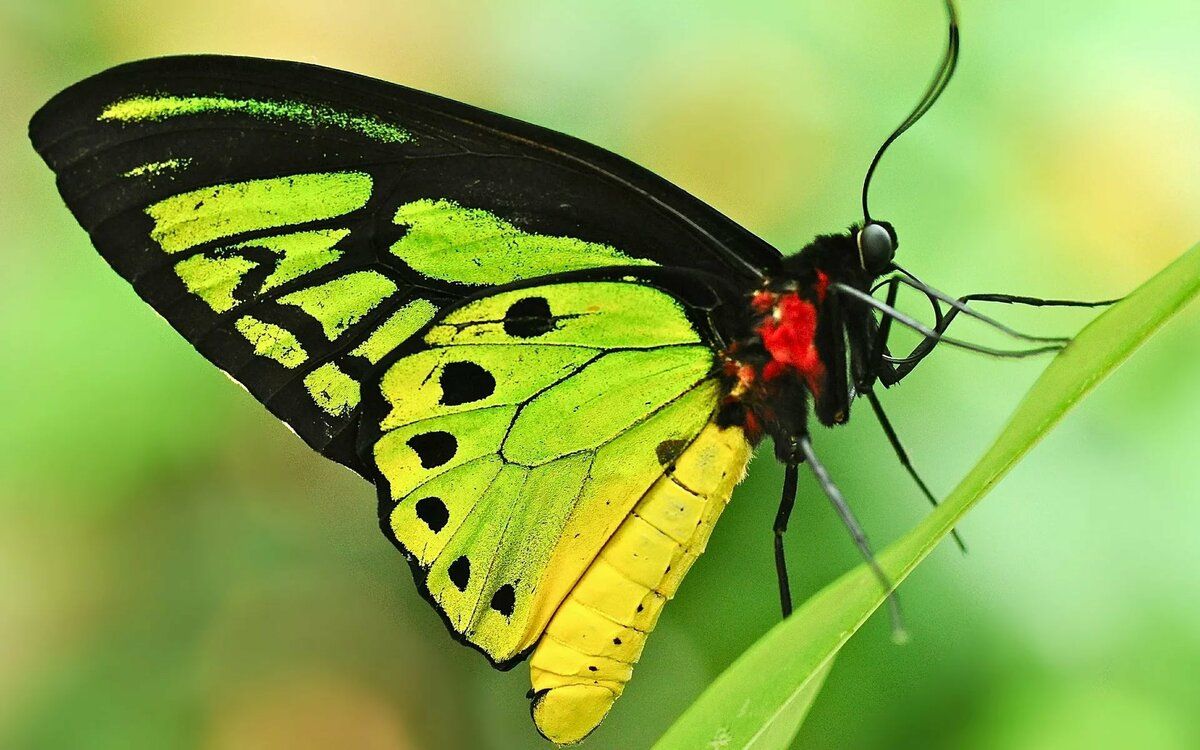
#> input picture butterfly.jpg, 1200 x 750 px
$ jupyter execute Edge_Detection.ipynb
#> lines starting #> are read from the running program, lines starting #| are printed output that depends on the picture
[cell 1]
import numpy as np
import cv2
from matplotlib import pyplot as plt

[cell 2]
# Load the image in gray scale ("0")
img = cv2.imread('butterfly.jpg',0)
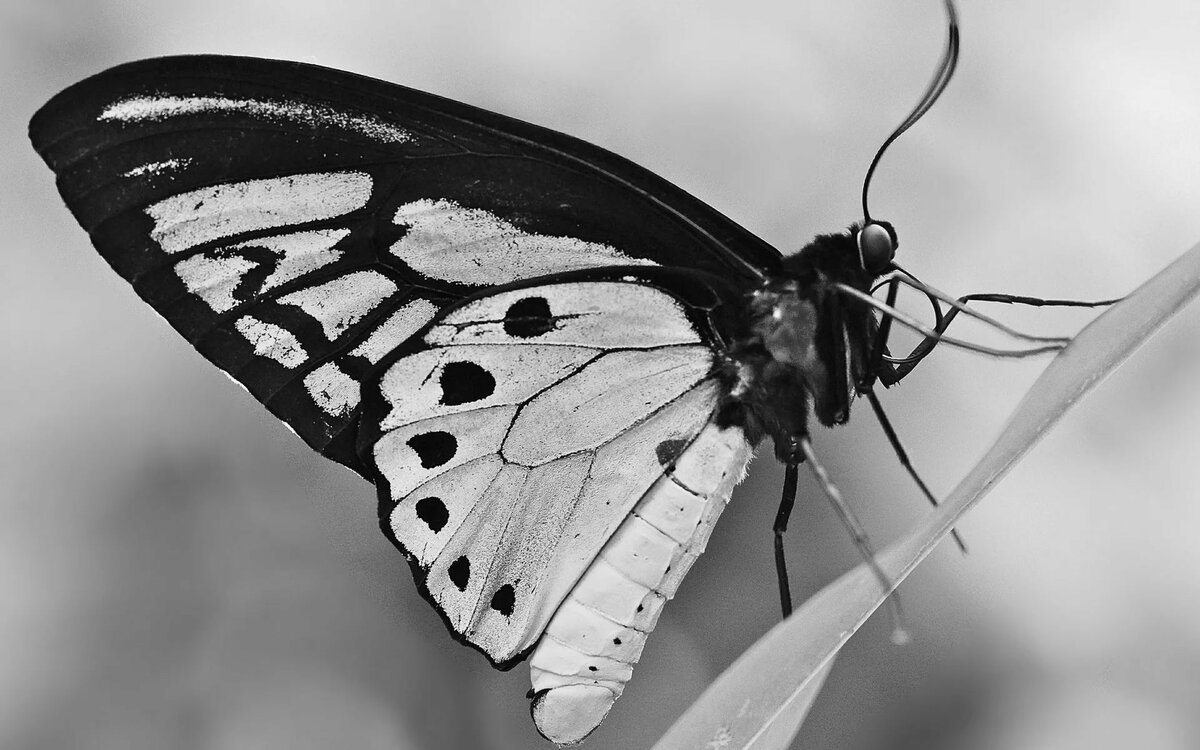
#> img: shape (750, 1200); min 0, max 255, mean 146.1

[cell 3]
# Open the image
cv2.imshow('image',img)
cv2.waitKey(0)
cv2.destroyAllWindows()

[cell 4]
# Contours
edges=cv2.Canny(img,90,200)
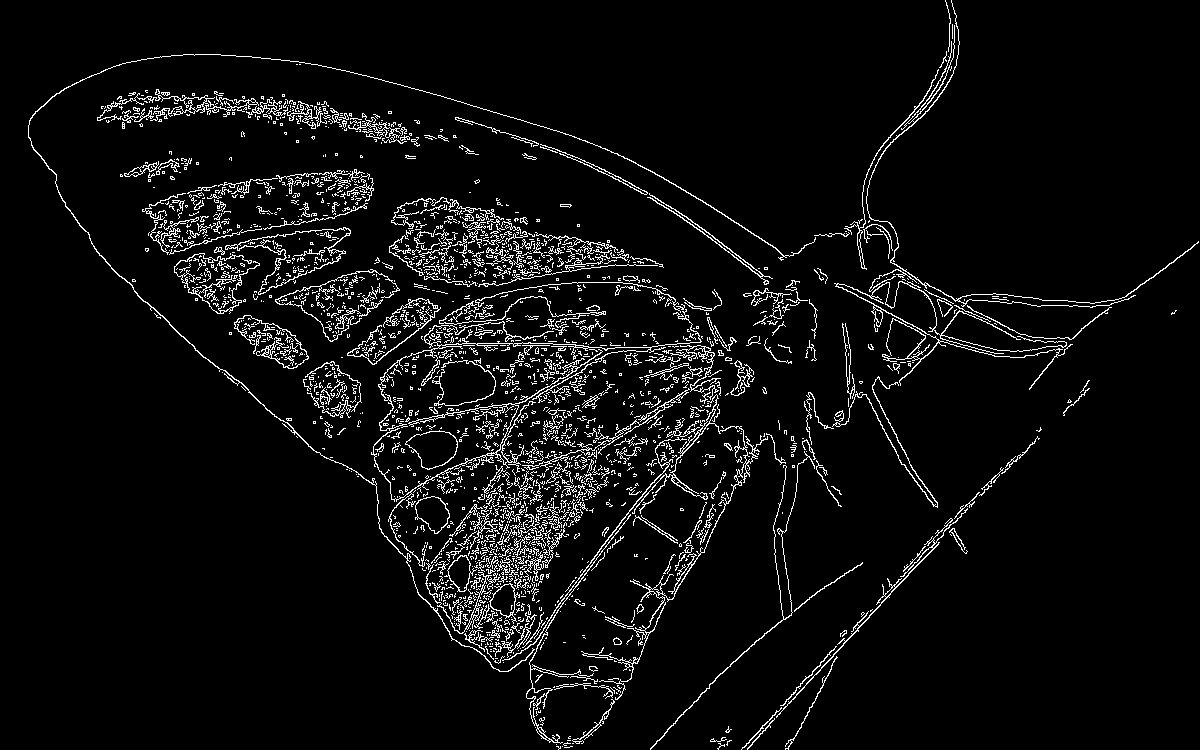
#> edges: shape (750, 1200); 5.2% white in thin lines or dots
cv2.imshow('butterfly_result',edges)
cv2.waitKey(4000)
